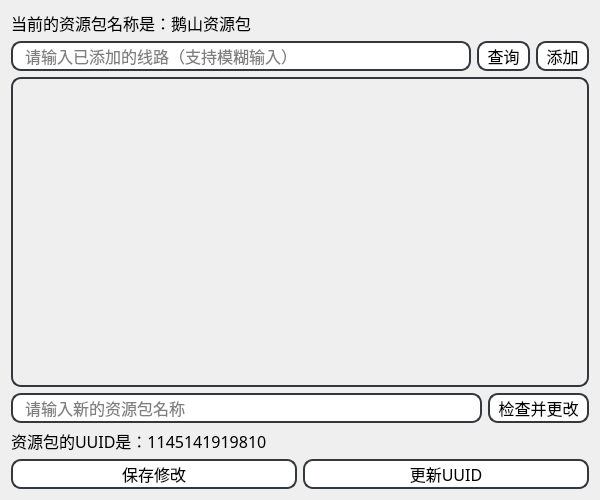
<?xml version="1.0" encoding="UTF-8"?>
<ui version="4.0">
 <class>search_dialog</class>
 <widget class="QDialog" name="search_dialog">
  <property name="windowModality">
   <enum>Qt::NonModal</enum>
  </property>
  <property name="enabled">
   <bool>true</bool>
  </property>
  <property name="geometry">
   <rect>
    <x>0</x>
    <y>0</y>
    <width>600</width>
    <height>500</height>
   </rect>
  </property>
  <property name="sizePolicy">
   <sizepolicy hsizetype="Fixed" vsizetype="Fixed">
    <horstretch>0</horstretch>
    <verstretch>6</verstretch>
   </sizepolicy>
  </property>
  <property name="font">
   <font>
    <family>黑体</family>
    <pointsize>12</pointsize>
   </font>
  </property>
  <property name="windowTitle">
   <string>鹅山通</string>
  </property>
  <property name="windowIcon">
   <iconset>
    <normaloff>icon.svg</normaloff>icon.svg</iconset>
  </property>
  <property name="layoutDirection">
   <enum>Qt::LeftToRight</enum>
  </property>
  <property name="sizeGripEnabled">
   <bool>false</bool>
  </property>
  <layout class="QVBoxLayout" name="verticalLayout" stretch="0,0,0,0,0,0">
   <property name="spacing">
    <number>6</number>
   </property>
   <property name="sizeConstraint">
    <enum>QLayout::SetDefaultConstraint</enum>
   </property>
   <item>
    <widget class="QLabel" name="now_pack_name">
     <property name="sizePolicy">
      <sizepolicy hsizetype="Preferred" vsizetype="Fixed">
       <horstretch>0</horstretch>
       <verstretch>0</verstretch>
      </sizepolicy>
     </property>
     <property name="font">
      <font>
       <family>黑体</family>
       <pointsize>12</pointsize>
      </font>
     </property>
     <property name="text">
      <string>当前的资源包名称是：鹅山资源包</string>
     </property>
    </widget>
   </item>
   <item>
    <layout class="QHBoxLayout" name="horizontalLayout_3" stretch="518,100,100">
     <item>
      <widget class="QLineEdit" name="searchText">
       <property name="sizePolicy">
        <sizepolicy hsizetype="Minimum" vsizetype="Fixed">
         <horstretch>0</horstretch>
         <verstretch>0</verstretch>
        </sizepolicy>
       </property>
       <property name="minimumSize">
        <size>
         <width>0</width>
         <height>30</height>
        </size>
       </property>
       <property name="font">
        <font>
         <family>黑体</family>
         <pointsize>12</pointsize>
        </font>
       </property>
       <property name="styleSheet">
        <string notr="true">QLineEdit {
    border: 2px solid #33373E;     
    border-radius: 10px;            
    padding-left: 10px;             
    padding-right: 10px;          
    color: #000000;                 
    background-color: #FFFFFF;      
}
</string>
       </property>
       <property name="text">
        <string/>
       </property>
       <property name="placeholderText">
        <string>请输入已添加的线路（支持模糊输入）</string>
       </property>
       <property name="cursorMoveStyle">
        <enum>Qt::LogicalMoveStyle</enum>
       </property>
      </widget>
     </item>
     <item>
      <widget class="QPushButton" name="get">
       <property name="sizePolicy">
        <sizepolicy hsizetype="Fixed" vsizetype="Fixed">
         <horstretch>0</horstretch>
         <verstretch>0</verstretch>
        </sizepolicy>
       </property>
       <property name="minimumSize">
        <size>
         <width>0</width>
         <height>30</height>
        </size>
       </property>
       <property name="styleSheet">
        <string notr="true">QPushButton {
	border-radius: 10px;
	border: 2px solid #33373E;
    background-color: #FFFFFF;      
}
QPushButton:hover {
    background-color: rgb(209, 209, 209);
}
QPushButton:pressed {
    background-color: rgb(190, 190, 190); 
}</string>
       </property>
       <property name="text">
        <string>  查询  </string>
       </property>
      </widget>
     </item>
     <item>
      <widget class="QPushButton" name="add">
       <property name="sizePolicy">
        <sizepolicy hsizetype="Fixed" vsizetype="Fixed">
         <horstretch>0</horstretch>
         <verstretch>0</verstretch>
        </sizepolicy>
       </property>
       <property name="minimumSize">
        <size>
         <width>0</width>
         <height>30</height>
        </size>
       </property>
       <property name="font">
        <font>
         <family>黑体</family>
         <pointsize>12</pointsize>
        </font>
       </property>
       <property name="styleSheet">
        <string notr="true">QPushButton {
	border-radius: 10px;
	border: 2px solid #33373E;
    background-color: #FFFFFF;      
}
QPushButton:hover {
    background-color: rgb(209, 209, 209);
}
QPushButton:pressed {
    background-color: rgb(190, 190, 190); 
}</string>
       </property>
       <property name="text">
        <string>  添加  </string>
       </property>
      </widget>
     </item>
    </layout>
   </item>
   <item>
    <widget class="QScrollArea" name="scrollArea">
     <property name="styleSheet">
      <string notr="true">#scrollArea {
	border-radius: 10px;
	border: 2px solid #33373E;
	border-style: solid;
	padding: 10px;
}
QScrollBar:vertical {
border: none;
width: 10px;
margin: 0px 0 0px 0;
}
QScrollBar::handle:vertical {
background: Gainsboro;
min-height: 20px;
border-radius: 5px;
border: none;
}
QScrollBar::add-line:vertical {
border: 0px solid grey;
height: 0px;
subcontrol-position: bottom;
subcontrol-origin: margin;
}
QScrollBar::sub-line:vertical {
border: 0px solid grey;
height: 0px;
subcontrol-position: top;
subcontrol-origin: margin;
}
QScrollBar::add-page:vertical, QScrollBar::sub-page:vertical {
background: none;
width: 0px;
height: 0px;
}
QScrollBar::handle:vertical:hover,QScrollBar::handle:vertical:pressed{
background: rgb(209, 209, 209);
min-height: 20px;
border-radius: 5px;
border: none;
}</string>
     </property>
     <property name="widgetResizable">
      <bool>true</bool>
     </property>
     <widget class="QWidget" name="scrollAreaWidgetContents">
      <property name="geometry">
       <rect>
        <x>0</x>
        <y>0</y>
        <width>558</width>
        <height>295</height>
       </rect>
      </property>
      <layout class="QVBoxLayout" name="pack_layout"/>
     </widget>
    </widget>
   </item>
   <item>
    <layout class="QHBoxLayout" name="horizontalLayout_2" stretch="0,0">
     <item>
      <widget class="QLineEdit" name="pack_name">
       <property name="sizePolicy">
        <sizepolicy hsizetype="Minimum" vsizetype="Fixed">
         <horstretch>0</horstretch>
         <verstretch>0</verstretch>
        </sizepolicy>
       </property>
       <property name="minimumSize">
        <size>
         <width>0</width>
         <height>30</height>
        </size>
       </property>
       <property name="font">
        <font>
         <family>黑体</family>
         <pointsize>12</pointsize>
        </font>
       </property>
       <property name="styleSheet">
        <string notr="true">QLineEdit {
    border: 2px solid #33373E;     
    border-radius: 10px;            
    padding-left: 10px;            
    padding-right: 10px;            
    color: #000000;                 
    background-color: #FFFFFF;      
}
</string>
       </property>
       <property name="text">
        <string/>
       </property>
       <property name="placeholderText">
        <string>请输入新的资源包名称</string>
       </property>
       <property name="cursorMoveStyle">
        <enum>Qt::LogicalMoveStyle</enum>
       </property>
      </widget>
     </item>
     <item>
      <widget class="QPushButton" name="change_pack_name">
       <property name="sizePolicy">
        <sizepolicy hsizetype="Fixed" vsizetype="Fixed">
         <horstretch>0</horstretch>
         <verstretch>0</verstretch>
        </sizepolicy>
       </property>
       <property name="minimumSize">
        <size>
         <width>0</width>
         <height>30</height>
        </size>
       </property>
       <property name="sizeIncrement">
        <size>
         <width>0</width>
         <height>0</height>
        </size>
       </property>
       <property name="baseSize">
        <size>
         <width>0</width>
         <height>0</height>
        </size>
       </property>
       <property name="font">
        <font>
         <family>黑体</family>
         <pointsize>12</pointsize>
        </font>
       </property>
       <property name="styleSheet">
        <string notr="true">QPushButton {
	border-radius: 10px;
	border: 2px solid #33373E;
    background-color: #FFFFFF;     
}
QPushButton:hover {
    background-color: rgb(209, 209, 209); 
}
QPushButton:pressed {
    background-color: rgb(190, 190, 190); 
}</string>
       </property>
       <property name="text">
        <string>  检查并更改  </string>
       </property>
      </widget>
     </item>
    </layout>
   </item>
   <item>
    <widget class="QLabel" name="uuidText">
     <property name="sizePolicy">
      <sizepolicy hsizetype="Preferred" vsizetype="Fixed">
       <horstretch>0</horstretch>
       <verstretch>0</verstretch>
      </sizepolicy>
     </property>
     <property name="font">
      <font>
       <family>微软雅黑</family>
       <pointsize>12</pointsize>
      </font>
     </property>
     <property name="text">
      <string>资源包的UUID是：1145141919810</string>
     </property>
     <property name="alignment">
      <set>Qt::AlignLeading|Qt::AlignLeft|Qt::AlignVCenter</set>
     </property>
    </widget>
   </item>
   <item>
    <layout class="QHBoxLayout" name="horizontalLayout">
     <item>
      <widget class="QPushButton" name="save">
       <property name="sizePolicy">
        <sizepolicy hsizetype="Minimum" vsizetype="Fixed">
         <horstretch>0</horstretch>
         <verstretch>0</verstretch>
        </sizepolicy>
       </property>
       <property name="minimumSize">
        <size>
         <width>0</width>
         <height>30</height>
        </size>
       </property>
       <property name="font">
        <font>
         <family>黑体</family>
         <pointsize>12</pointsize>
        </font>
       </property>
       <property name="styleSheet">
        <string notr="true">QPushButton {
	border-radius: 10px;
	border: 2px solid #33373E;
    background-color: #FFFFFF;     
}
QPushButton:hover {
    background-color: rgb(209, 209, 209); 
}
QPushButton:pressed {
    background-color: rgb(190, 190, 190); 
}</string>
       </property>
       <property name="text">
        <string>保存修改</string>
       </property>
      </widget>
     </item>
     <item>
      <widget class="QPushButton" name="uuid">
       <property name="sizePolicy">
        <sizepolicy hsizetype="Minimum" vsizetype="Fixed">
         <horstretch>0</horstretch>
         <verstretch>0</verstretch>
        </sizepolicy>
       </property>
       <property name="minimumSize">
        <size>
         <width>0</width>
         <height>30</height>
        </size>
       </property>
       <property name="font">
        <font>
         <family>黑体</family>
         <pointsize>12</pointsize>
        </font>
       </property>
       <property name="styleSheet">
        <string notr="true">QPushButton {
	border-radius: 10px;
	border: 2px solid #33373E;
    background-color: #FFFFFF;     
}
QPushButton:hover {
    background-color: rgb(209, 209, 209); 
}
QPushButton:pressed {
    background-color: rgb(190, 190, 190); 
}</string>
       </property>
       <property name="text">
        <string>更新UUID</string>
       </property>
      </widget>
     </item>
    </layout>
   </item>
  </layout>
 </widget>
 <resources/>
 <connections/>
</ui>
